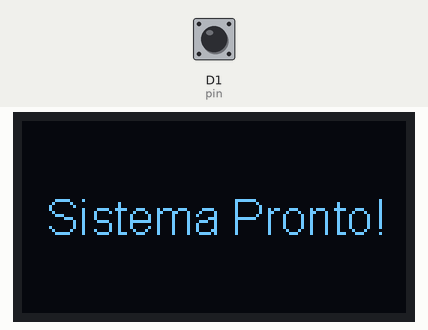
This sketch was run on a simulated ESP8266 (NodeMCU). Parts: 128×64 one-colour display. The inputs (shaded band) are chosen by the test bench; at power-on: D1 (pin) HIGH. WiFi joins after 1.5 s; servers stay silent unless stated; no MQTT or app messages arrive unless stated; what the sketch prints to the serial monitor is not drawn.

Above: at 2.7 s.
2.8 s: D1 (pin) pulsed LOW 5 times (0.12 s each, 0.3 s apart)
At 3.8 s:
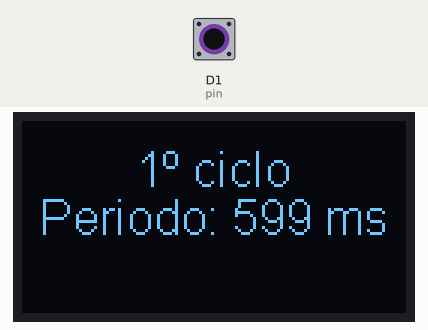
At 5.5 s:
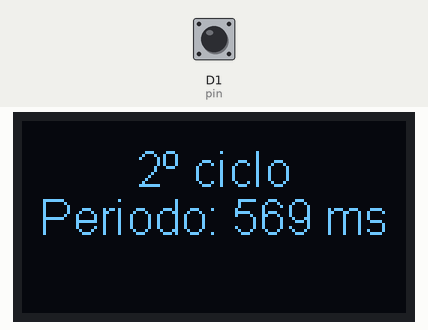
Timing chart, 0 to 7.0 s (numbered marks = the images above; inputs shaded):
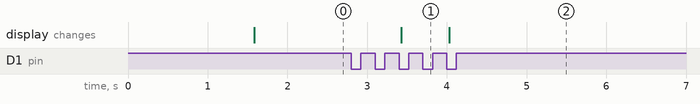

The sketch:

Pendulo_mqtt_esp8266.ino
```cpp
#include <ESP8266WiFi.h>
#include <ESP8266WebServer.h>
#include <WiFiManager.h>
#include <PubSubClient.h>
#include <Wire.h>
#include "SSD1306Wire.h" // legacy include: `#include "SSD1306.h"`
#define SSID "ESP12E_AP_MODE"
#define PASSWRORD "12345678"
#define SDA_PIN D4
#define SCL_PIN D3
#define pin D1

void callback(char* topic, byte * payload, unsigned int length) {
  // handle message arrived
}

SSD1306Wire  display(0x3c, SDA_PIN, SCL_PIN);
bool status;
int count = 0;
char* topic = "/pendulo";
char* server = "10.0.40.168";
WiFiClient wifiClient;
PubSubClient client(server, 1883, callback, wifiClient);

void setup() {
  Serial.begin(115200);
  oledSetup();
  wifiSetup();
  mqttSetup();
  pinMode(pin, INPUT_PULLUP);
  display.setTextAlignment(TEXT_ALIGN_CENTER_BOTH);
  display.setFont(ArialMT_Plain_16);
  oledNewMessage(display.getWidth() / 2, display.getHeight() / 2, "Sistema Pronto!");
  client.publish(topic,"0");
}

void loop() {
  uint32_t time1=0, time2=0, time3=0;
  if (sensor()) {
    time1 = millis();
    while (sensor()) {
      yield();
      ESP.wdtFeed();
    }
    while (!sensor()) {
      time2 = millis();
      yield(); ESP.wdtFeed();
    }
    while (sensor()) {
      yield();
      ESP.wdtFeed();
    }
    while (!sensor()) {
      time3 = millis();
      yield(); ESP.wdtFeed();
    }
    count++;
    String payload = String(time3 - time1);
    oledNewMessage(display.getWidth() / 2, display.getHeight() / 2 - 16, String(count) + "º ciclo");
    oledAddMessage(display.getWidth() / 2, display.getHeight() / 2, "Periodo: " + payload + " ms");
    Serial.print(String(count) + "º ciclo / ");
    Serial.println("Periodo: " + payload + " ms");
    if (client.connected()) {
      if (client.publish(topic, payload.c_str())) {
        client.publish("/time1", String(time1).c_str());
        client.publish("/time2", String(time2).c_str());
        client.publish("/time3", String(time3).c_str());
        client.publish("/ciclo", String(count).c_str());
        Serial.println("Publish ok");
      }
      else {
        Serial.println("Publish failed");
      }
    }
    else {
      Serial.println("Disconectado");
      client.connect("ESP8266_872ysrjo21387y");
    }
  }
}

bool sensor() {
  return !digitalRead(pin);
}

void wifiSetup() {
  WiFiManager WFManager;
  if (!WFManager.autoConnect(SSID, PASSWRORD)) {
    delay(3000);
    //Reinicia o ESP e tenta novamente ou entra em sono profundo (DeepSleep)
    ESP.reset();
  }
}
void mqttSetup() {
  if (client.connect("ESP8266_872ysrjo21387y"))
    Serial.println("Connected to MQTT broker");
  else {
    Serial.println("MQTT connect failed");
    Serial.println("Will reset and try again...");
    abort();
  }
}
/****************** FUNÇÕES P/ OLED ***********************************/
void oledSetup() {
  display.init();
  display.flipScreenVertically();
  display.setContrast(255);
}
void oledNewMessage(int16_t x, int16_t y, String msg) {
  display.clear();
  display.drawStringMaxWidth(x, y, display.getWidth(), msg);
  display.display();
}
void oledAddMessage(int16_t x, int16_t y, String msg) {
  display.drawStringMaxWidth(x, y, display.getWidth(), msg);
  display.display();
}
```

Measured:
- after the input at 2.8 s, the display: changes after 0.63 s (image 1)
